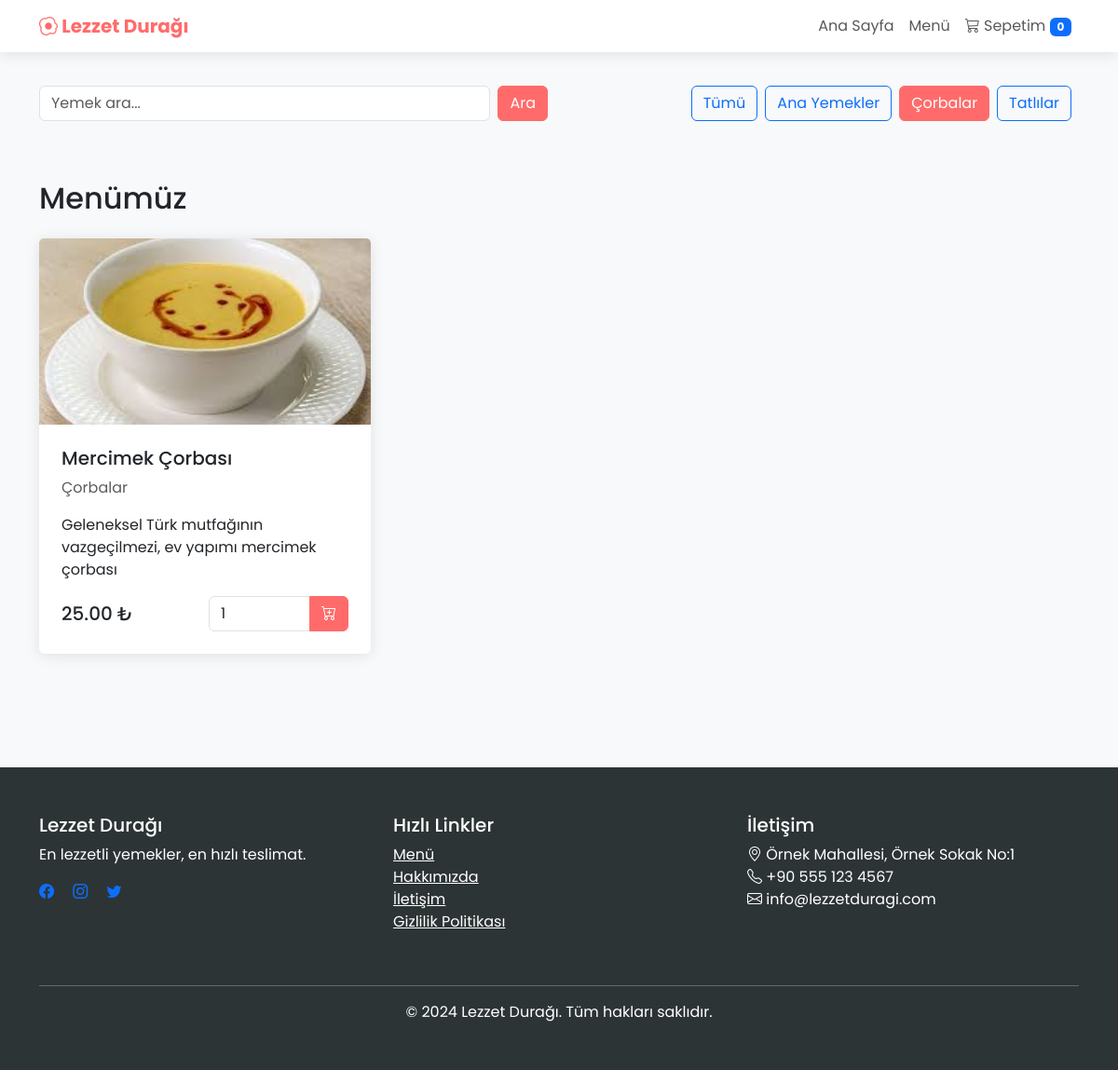
/menu.php?category=2, run on the app's committed database.
### tables this page shows
CREATE TABLE IF NOT EXISTS categories (
    id INT AUTO_INCREMENT PRIMARY KEY,
    name VARCHAR(100) NOT NULL,
    description TEXT,
    created_at TIMESTAMP DEFAULT CURRENT_TIMESTAMP
);

CREATE TABLE IF NOT EXISTS foods (
    id INT AUTO_INCREMENT PRIMARY KEY,
    category_id INT,
    name VARCHAR(100) NOT NULL,
    description TEXT,
    price DECIMAL(10,2) NOT NULL,
    image VARCHAR(255),
    status BOOLEAN DEFAULT TRUE,
    created_at TIMESTAMP DEFAULT CURRENT_TIMESTAMP,
    FOREIGN KEY (category_id) REFERENCES categories(id) ON DELETE SET NULL
);

### menu.php (the view, shortened to what this page needs)
<?php
require_once 'config/database.php';
require_once 'includes/header.php';
$category_id = isset($_GET['category']) ? (int)$_GET['category'] : 0;
$search = isset($_GET['search']) ? trim($_GET['search']) : '';
$sql = "
    SELECT f.*, c.name as category_name
    FROM foods f
    LEFT JOIN categories c ON f.category_id = c.id
    WHERE f.status = 1
";
$params = [];
if($category_id > 0) {
    $sql .= " AND f.category_id = ?";
    $params[] = $category_id;
}
$sql .= " ORDER BY f.name";
$stmt = $db->prepare($sql);
$stmt->execute($params);
$foods = $stmt->fetchAll(PDO::FETCH_ASSOC);
$stmt = $db->query("SELECT * FROM categories ORDER BY name");
$categories = $stmt->fetchAll(PDO::FETCH_ASSOC);
?>
<div class="bg-light py-3">
    <div class="container">
        <div class="row">
            <div class="col-md-6">
                <form method="GET" class="d-flex">
                    <input type="text" name="search" class="form-control me-2"
                           placeholder="Yemek ara..." value="<?php echo htmlspecialchars($search); ?>">
                    <button type="submit" class="btn btn-primary">Ara</button>
                </form>
            </div>
            <div class="col-md-6">
                <div class="d-flex justify-content-md-end mt-3 mt-md-0">
                    <a href="menu.php" class="btn btn-outline-primary me-2">Tümü</a>
                    <?php foreach($categories as $category): ?>
                        <a href="menu.php?category=<?php echo $category['id']; ?>"
                           class="btn <?php echo $category_id == $category['id'] ? 'btn-primary' : 'btn-outline-primary'; ?> me-2">
                            <?php echo htmlspecialchars($category['name']); ?>
                        </a>
                    <?php endforeach; ?>
                </div>
            </div>
        </div>
    </div>
</div>
<div class="container py-5">
    <h2 class="mb-4">Menümüz</h2>
    <?php if(empty($foods)): ?>
        <div class="alert alert-info">
            Aradığınız kriterlere uygun yemek bulunamadı.
        </div>
    <?php else: ?>
        <div class="row">
            <?php foreach($foods as $food): ?>
            <div class="col-md-4 mb-4">
                <div class="card food-card h-100">
                    <?php if($food['image']): ?>
                        <img src="assets/img/<?php echo $food['image']; ?>"
                             class="card-img-top" alt="<?php echo htmlspecialchars($food['name']); ?>"
                             style="height: 200px; object-fit: cover;">
                    <?php else: ?>
                        <img src="assets/img/no-image.jpg" class="card-img-top" alt="No Image"
                             style="height: 200px; object-fit: cover;">
                    <?php endif; ?>
                    <div class="card-body">
                        <h5 class="card-title"><?php echo htmlspecialchars($food['name']); ?></h5>
                        <p class="card-text text-muted"><?php echo htmlspecialchars($food['category_name']); ?></p>
                        <p class="card-text"><?php echo htmlspecialchars($food['description']); ?></p>
                        <div class="d-flex justify-content-between align-items-center">
                            <span class="h5 mb-0"><?php echo number_format($food['price'], 2); ?> ₺</span>
                            <div class="input-group" style="width: 150px;">
                                <input type="number" class="form-control" id="quantity_<?php echo $food['id']; ?>"
                                       value="1" min="1" max="10">
                                <button class="btn btn-primary" onclick="addToCart(<?php echo $food['id']; ?>)">
                                    <i class="bi bi-cart-plus"></i>
                                </button>
                            </div>
                        </div>
                    </div>
                </div>
            </div>
            <?php endforeach; ?>
        </div>
    <?php endif; ?>
</div>
<?php require_once 'includes/footer.php'; ?>

### assets/css/style.css (style rules this page uses)
:root { --primary-color: #ff6b6b; --secondary-color: #4ecdc4; --dark-color: #2d3436; }
body { font-family: 'Poppins', sans-serif; background-color: #f8f9fa; }
.food-card { transition: transform 0.3s ease; border: none; box-shadow: 0 2px 15px rgba(0, 0, 0, 0.1); }
.food-card .card-img-top { height: 200px; object-fit: cover; }
.food-card .card-body { padding: 1.5rem; }
.btn-primary { background-color: var(--primary-color); border-color: var(--primary-color); }

### data on the page
categories: name "Ana Yemekler"
categories: name "Çorbalar"
categories: name "Tatlılar"
foods: image (picture), name "Mercimek Çorbası", category.name "Çorbalar", description "Geleneksel Türk mutfağının vazgeçilmezi, ev yapımı mercimek çorbası", price "25.00"
